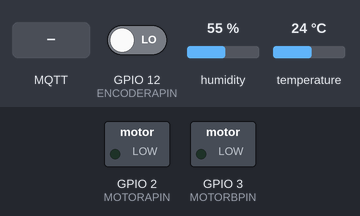
This sketch was run on a simulated ESP8266 (NodeMCU). Parts: switched loads named in the sketch (green lamp = pin HIGH). Dashed ring = blinking. The test bench sets the inputs (shaded band); at power-on: GPIO 12 (ENCODERAPIN) LOW, humidity 55 %, temperature 24 °C. WiFi joins after 1.5 s; servers stay silent unless stated; the local clock reads 2024-03-15 10:24:30 at power-on unless the sketch sets it; no MQTT or app messages arrive unless stated; what the sketch prints to the serial monitor is not drawn.

Above: at 2.4 s.
2.5 s: MQTT message "food" arrives on the first subscribed topic
At 13.5 s:
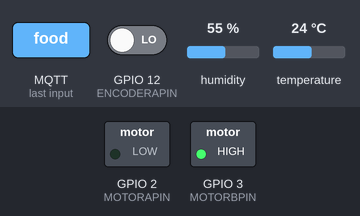
At 13.88 s:
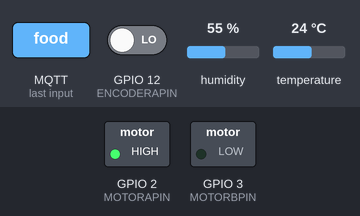
Timing chart, 0 to 15.3 s (numbered marks = the images above; inputs shaded):
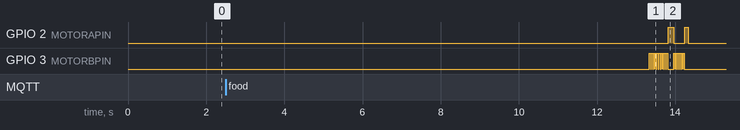

The sketch:

home_food.ino
```cpp
// (licence header left out)
/*
 * LIBRARIES
 * All libraries could be downloaded with the Arduino IDE searching by the name
 *
 * RTC by Makuna : https://github.com/Makuna/Rtc
 * WifiManager : https://github.com/tzapu/WiFiManager
 * Adafruit DHT11 : https://github.com/adafruit/DHT-sensor-library
 *   requires Adafruit Unified sensor library : https://github.com/adafruit/Adafruit_Sensor
 * ArduinoJson : https://github.com/bblanchon/ArduinoJson
 * PubSubClient : https://github.com/knolleary/pubsubclient
 *
 */

/* CONNECTIONS
 *
 * Circuit at circuit.png
 */

/* LOAD CONFIGURATION */
#include "config.h"
// See config-sample.h

/* START LOAD LIBRARIES */
#if defined(ESP8266)
#include <pgmspace.h>
#else
#include <avr/pgmspace.h>
#endif

#include <Wire.h> // must be included here so that Arduino library object file references work
#include <RtcDS1307.h>
RtcDS1307<TwoWire> Rtc(Wire);
#include <Adafruit_Sensor.h>
#include <DHT.h>
#include <DHT_U.h>
#include <ESP8266WiFi.h>
#include <DNSServer.h>
#include <ESP8266WebServer.h>
#include <WiFiManager.h>

// Need to modify PubSubClient.h for some reason it doesn't fully work with this
#define MQTT_MAX_PACKET_SIZE 8192
#include <PubSubClient.h>
#include <ArduinoJson.h>
/* END LOAD LIBRARIES */

/* DEFINES AND CONFIGURATION */
#define countof(a) (sizeof(a) / sizeof(a[0]))

const char APName[] = "DULICOMIDA3000";
const char* device_id = "food01";
const char* device_name = "Dulicomida 3000";
const char* listen_channel = "food01-call";

#define DHTPIN        14
#define ENCODERAPIN   12
#define ENCODERBPIN   13
#define MOTORAPIN     2
#define MOTORBPIN     3

#define MOTORENABLED  1 // Motor is using the serial pins, set to 0 to disable it and be able to debug via Serial
#define DHTENABLED    1

// Uncomment the type of sensor in use
#define DHTTYPE           DHT11     // DHT 11
//#define DHTTYPE           DHT22     // DHT 22 (AM2302)
//#define DHTTYPE           DHT21     // DHT 21 (AM2301)

DHT_Unified dht(DHTPIN, DHTTYPE);
uint32_t delayMS;

// ROTARY ENCODER
volatile long pos = 0;
volatile boolean CW = true;

boolean isConnected = true;
WiFiClient espClient;
PubSubClient client(espClient);


// Calculate how much food has been dispensed
void ICACHE_RAM_ATTR interruptEncoder() {
  volatile boolean a = digitalRead(ENCODERAPIN);
  volatile boolean b = digitalRead(ENCODERBPIN);
  if(a) {
    CW = (a != b);
    if (CW)  {
      pos++;
    } else {
      pos--;
    }
  }
}


void setup() {
  //Serial.begin(115200); // Disable if the motor is connected
  Serial.println("[SETUP]");


  /**** START SETUP CLOCK ****/
  Serial.print("compiled: ");
  Serial.print(__DATE__);
  Serial.print(" ");
  Serial.println(__TIME__);

  Rtc.Begin();
  RtcDateTime compiled = RtcDateTime(__DATE__, __TIME__);
  Serial.println();

  if (!Rtc.IsDateTimeValid()) {
    // Common Cuases:
    //    1) first time you ran and the device wasn't running yet
    //    2) the battery on the device is low or even missing
    Serial.println("RTC lost confidence in the DateTime!");
    Rtc.SetDateTime(compiled);
  }

  if (!Rtc.GetIsRunning()) {
    Serial.println("RTC was not actively running, starting now");
    Rtc.SetIsRunning(true);
  }

  RtcDateTime now = Rtc.GetDateTime();
  Serial.print("NOW: ");
  printDateTime(now);
  Serial.println();
  if (now < compiled) {
    Serial.println("RTC is older than compile time!  (Updating DateTime)");
    Rtc.SetDateTime(compiled);
  } else if (now > compiled) {
    Serial.println("RTC is newer than compile time. (this is expected)");
  } else if (now == compiled) {
    Serial.println("RTC is the same as compile time! (not expected but all is fine)");
  }

  // never assume the Rtc was last configured by you, so
  // just clear them to your needed state
  Rtc.SetSquareWavePin(DS1307SquareWaveOut_Low);


  // RESET ALARMS
  // Uncomment to reset the alarms (or do it via MQTT call!)
  //setMemory(1, 553291190);
  //setMemory(2, 553330790);
  //setMemory(3, 2000);
  //setMemory(4, 700);
  //setMemory(5, 20);
  //setMemory(6, 110);
  /**** END SETUP CLOCK ****/


  /**** START SETUP DHTXX ****/
  dht.begin();
  /**** END SETUP DHTXX ****/


  /**** START SETUP ROTARY ENCODER ****/
  pinMode(ENCODERAPIN, INPUT);
  pinMode(ENCODERBPIN, INPUT);
  attachInterrupt(ENCODERAPIN, interruptEncoder, RISING);
  /**** END SETUP ROTARY ENCODER ****/

  if(MOTORENABLED==1) {
    /**** START SETUP DC MOTOR ****/
    pinMode(MOTORAPIN, OUTPUT);
    pinMode(MOTORBPIN, OUTPUT);
    digitalWrite(MOTORAPIN, LOW);
    digitalWrite(MOTORBPIN, LOW);
    /**** END SETUP DC MOTOR ****/
  }


  /**** START SETUP WIFI ****/
  // WiFiManager is great
  WiFiManager wifiManager;
  wifiManager.setDebugOutput(false);
  //wifiManager.resetSettings(); // reset saved settings
  wifiManager.setTimeout(180);

  if(!wifiManager.autoConnect(APName)) {
    isConnected = false;
    Serial.println("TIMEOUT WIFI");
  }

  //if you get here you have connected to the WiFi
  Serial.println("connected...yeey :)");
  /**** END SETUP WIFI ****/


  if(isConnected) {
    /**** START MQTT STUFF ****/
    client.setServer(mqtt_server, mqtt_port);
    client.setCallback(callback);

    if(!client.connected()) {
      reconnect();
    }

    if(client.connected()) {
      Serial.println("CLIENT LOOP");


      // RUN THIS FOR A FEW SECONDS TO SEE IF THERE'S ANY MESSAGE
      int k = 1000;
      while(k>0) {
        client.loop();
        k--;
        delay(1);
      }

      if(DHTENABLED==1) {
        getTemp(); // get sensor data and publish it
      }

    }
    /**** END MQTT STUFF ****/
  }

  uint32 deepSleepNext = checkTime();
  delay(1000);
  Serial.println("[DISCONNECT]");
  client.disconnect();
  digitalWrite(MOTORAPIN, LOW);
  digitalWrite(MOTORBPIN, LOW);
  ESP.deepSleep(deepSleepNext*1000000);

}

// This is called if there's any message in the device_id-call channel
void callback(char* topic, byte* payload, unsigned int length) {
  Serial.println("[CALLBACK]");
  Serial.print("Message arrived [");
  Serial.print(topic);
  Serial.print("] ");
  for (int i = 0; i < length; i++) {
    Serial.print((char)payload[i]);
  }
  Serial.println();

  StaticJsonBuffer<400> jsonBuffer;

  if((char)(payload[0])=='[') {
    JsonArray& root = jsonBuffer.parseArray(payload);
    if (!root.success()) {
      Serial.println("parseObject() failed");
      return;
    }
    int k = root.size();
    for(int i=0;i<k;i++) {
      processCall(root[i]);
    }
  } else if (length>0) {
    JsonObject& root = jsonBuffer.parseObject(payload);
    if (!root.success()) {
      Serial.println("parseObject() failed");
      return;
    }
    processCall(root);
  } else {
    return;
  }
  client.publish(listen_channel, "", true);
}

void processCall(JsonObject& root) {
  Serial.println("[PROCESS CALL]");
  if(root.containsKey("name")) {
    if(root["name"]=="food") {
      doFood(0);
    } else if(root["name"]=="ping") {
      if(root.containsKey("params")) {
        JsonObject& p = root["params"];
        if(p.containsKey("s")) {
          doPing(p["s"]);
        }
      }
    } else if(root["name"]=="setmem") {
      if(root.containsKey("params")) {
        JsonObject& p = root["params"];
        if(p.containsKey("id") && p.containsKey("value")) {
          Serial.println("[SET MEM]");
          int id = atoi(p["id"]);
          Serial.println(id);
          int val = atoi(p["value"]);
          Serial.println(val);
          setMemory(id, val);
        }
      }
    } else if(root["name"]=="getmem") {

      StaticJsonBuffer<600> jsonBuffer;
      JsonObject& root = jsonBuffer.createObject();
      JsonArray& out = root.createNestedArray("");

      JsonObject& m1 = jsonBuffer.createObject();
      JsonObject& m2 = jsonBuffer.createObject();
      JsonObject& m3 = jsonBuffer.createObject();
      JsonObject& m4 = jsonBuffer.createObject();
      JsonObject& m5 = jsonBuffer.createObject();
      JsonObject& m6 = jsonBuffer.createObject();

      m1["id"] = "m1";
      m1["value"] = getMemory(1);
      m2["id"] = "m2";
      m2["value"] = getMemory(2);
      m3["id"] = "m3";
      m3["value"] = getMemory(3);
      m4["id"] = "m4";
      m4["value"] = getMemory(4);
      m5["id"] = "m5";
      m5["value"] = getMemory(5);
      m6["id"] = "m6";
      m6["value"] = getMemory(6);
      Serial.println(getMemory(5));

      out.add(m1);
      out.add(m2);
      out.add(m3);
      out.add(m4);
      out.add(m5);
      out.add(m6);

      String output;
      out.printTo(output);
      char msg[220];
      output.toCharArray(msg, (output.length() + 1));

      Serial.print("[GET MEM] ");
      Serial.println(msg);

      client.publish(device_id, msg);


    }
  }
}

// Connection to the MQTT server
void reconnect() {
  Serial.println("[RECONNECT]");
  uint8 c = 0;
  while (c<6 && !client.connected()) {
    Serial.print("Attempting MQTT connection...");
    if (client.connect("HomeFood01", mqtt_user, mqtt_pass)) {
      Serial.println("connected");

      client.subscribe(listen_channel);

      /* Calculate buffer size https://bblanchon.github.io/ArduinoJson/assistant/
       *  Removed "type":"number" , since it's the default type, we could save some resources here
       {
         "id":"food01",
         "name":"Dulicomida 3000",
         "version":"1.0.0",
         "out":[
            {"id":"t1","name":"temperature"},
            {"id":"h1","name":"humidity"},
            {"id":"m1","name":"memory1"},
            {"id":"m2","name":"memory2"},
            {"id":"m3","name":"alarm1"},
            {"id":"m4","name":"alarm2"},
            {"id":"m5","name":"bigqty"},
            {"id":"m6","name":"smallqty"}
         ],
         "methods":[
            {"name":"food"},
            {"name":"ping"},
            {"name":"setmem","params":[{"name":"id"},{"name":"value"}]},
            {"name":"getmem"}
         ]
       }
       */


      StaticJsonBuffer<1300> jsonBuffer;
      JsonObject& root = jsonBuffer.createObject();
      root["id"] = device_id;
      root["name"] = device_name;
      root["version"] = "1.0.0";

      JsonArray& out = root.createNestedArray("out");
      JsonObject& out_temp = jsonBuffer.createObject();
      out_temp["id"] = "t1";
      out_temp["name"] = "temperature";
      //out_temp["type"] = "number";
      out.add(out_temp);
      JsonObject& out_humd = jsonBuffer.createObject();
      out_humd["id"] = "h1";
      out_humd["name"] = "humidity";
      //out_humd["type"] = "number";
      out.add(out_humd);
      JsonObject& out_mem1 = jsonBuffer.createObject();
      out_mem1["id"] = "m1";
      out_mem1["name"] = "memory1";
      out.add(out_mem1);
      JsonObject& out_mem2 = jsonBuffer.createObject();
      out_mem2["id"] = "m2";
      out_mem2["name"] = "memory2";
      out.add(out_mem2);
      JsonObject& out_mem3 = jsonBuffer.createObject();
      out_mem3["id"] = "m3";
      out_mem3["name"] = "alarm1";
      out.add(out_mem3);
      JsonObject& out_mem4 = jsonBuffer.createObject();
      out_mem4["id"] = "m4";
      out_mem4["name"] = "alarm2";
      out.add(out_mem4);
      JsonObject& out_mem5 = jsonBuffer.createObject();
      out_mem5["id"] = "m5";
      out_mem5["name"] = "bigqty";
      out.add(out_mem5);
      JsonObject& out_mem6 = jsonBuffer.createObject();
      out_mem6["id"] = "m6";
      out_mem6["name"] = "smallqty";
      out.add(out_mem6);

      JsonArray& methods = root.createNestedArray("methods");
      JsonObject& m1 = jsonBuffer.createObject();
      m1["name"] = "food";
      methods.add(m1);

      JsonObject& m2 = jsonBuffer.createObject();
      m2["name"] = "ping";
      JsonArray& params2 = m2.createNestedArray("params");
      JsonObject& p2 = jsonBuffer.createObject();
      p2["name"] = "s";
      p2["type"] = "text";
      params2.add(p2);
      methods.add(m2);

      JsonObject& m3 = jsonBuffer.createObject();
      m3["name"] = "getmem";
      methods.add(m3);

      JsonObject& m4 = jsonBuffer.createObject();
      m4["name"] = "setmem";
      JsonArray& params4 = m4.createNestedArray("params");
      JsonObject& p41 = jsonBuffer.createObject();
      p41["name"] = "id";
      params4.add(p41);
      JsonObject& p42 = jsonBuffer.createObject();
      p42["name"] = "value";
      params4.add(p42);
      methods.add(m4);

      String output;
      root.printTo(output);

      char msg[520];
      output.toCharArray(msg, (output.length() + 1));
      Serial.println(msg);
      boolean sent = client.publish("discovery", msg);
      Serial.print("DISCOVER SENT : ");
      Serial.println(sent);
      delay(100);
      break;
    } else {
      Serial.print("failed, rc=");
      Serial.print(client.state());
      Serial.println(" try again in 5 seconds");
      delay(5000);
    }
    c++;
  }
}
/**** END MQTT STUFF ****/


void doFood(uint8 alarm) {
  Serial.println("[DO FOOD]");
  Serial.println(alarm);

  uint8 tries = 0; // AVOID GETTING STUCK IF MOTOR IS JAMMED
  pos = 0;

  int maxRotation = 0;
  if(alarm==1) {
     maxRotation = getMemory(5);
  } else {
     maxRotation = getMemory(6);
  }
  if(MOTORENABLED==1) {
    for(tries=0;tries<70;tries++) {
      doMotor();
      delay(20);
      if(pos>=maxRotation || pos<(-maxRotation)) {
        break;
      }
    }
  }


  char* alertMsg;
  uint8 alertPriority;
  if(pos<maxRotation && pos>(-maxRotation)) {
    // Send alert, it's jammed (didn't move enough)
    // Don't modify memory value, so next wake up will try to dispense food again.
    alertMsg = "Food01 is jammed. No food served.";
    alertPriority = 3;
  } else {
    // SET NEXT EXECUTION IN A DAY
    if(alarm==1 || alarm==2) {
      uint32 mNext = 0;
      uint8 hourNext = 20;
      uint8 minNext = 0;
      if(alarm==1) {
        mNext = getMemory(3);
      } else {
        mNext = getMemory(4);
      }
      minNext = mNext%100;
      hourNext = ((mNext-minNext)/100);
      if(minNext>59) {
        minNext = 0;
        hourNext++;
      }
      hourNext = hourNext%24;
      RtcDateTime now = Rtc.GetDateTime();
      RtcDateTime next = RtcDateTime(now.Year(), now.Month(), now.Day(), hourNext, minNext, 0);
      Serial.println("[NEXT ALARM SET]");
      printDateTime(next);
      uint32 totalNext = next.TotalSeconds();
      totalNext += 86390; // 24*60*60-10
      Serial.print("TOTALNEXT ");
      Serial.print(totalNext);
      Serial.print("     (");
      Serial.print(alarm);
      Serial.println(")");
      setMemory(alarm, totalNext);
    }
    alertMsg = "Food served correctly.";
    alertPriority = 0;
  }
  event(alertMsg, alertPriority);
}

// Enable the motor
void doMotor() {
  Serial.println("[DO MOTOR]");

  int n = 0;
  for(n=0;n<10;n++) {
    digitalWrite(MOTORAPIN, LOW);
    digitalWrite(MOTORBPIN, HIGH);
    delay (40);
    digitalWrite(MOTORAPIN, LOW);
    digitalWrite(MOTORBPIN, LOW);
    delay (8);
  }

  digitalWrite(MOTORAPIN, HIGH);
  digitalWrite(MOTORBPIN, LOW);
  delay (140);
  for(n=0;n<6;n++) {
    digitalWrite(MOTORAPIN, LOW);
    digitalWrite(MOTORBPIN, HIGH);
    delay (40);
    digitalWrite(MOTORAPIN, LOW);
    digitalWrite(MOTORBPIN, LOW);
    delay (8);
  }

  digitalWrite(MOTORAPIN, HIGH);
  digitalWrite(MOTORBPIN, LOW);
  delay (90);
  digitalWrite(MOTORAPIN, LOW);
  digitalWrite(MOTORBPIN, LOW);
}


void getTemp() {
  Serial.println("[GET TEMP]");
  sensor_t sensor;
  dht.temperature().getSensor(&sensor);
  delayMS = 2100;//sensor.min_delay / 1000;
  uint8 n = 5; // number of samples we take
  uint8 nT = 0;
  uint8 nH = 0;
  float t = 0;
  float h = 0;

  // We take some samples and calculate the average
  while(n>0) {
    sensors_event_t event;
    dht.temperature().getEvent(&event);
    if (isnan(event.temperature)) {
      Serial.println("Error reading temperature!");
    } else {
      Serial.print("Temperature: ");
      Serial.print(event.temperature);
      t += event.temperature;
      nT++;

      Serial.println(" *C");
    }
    // Get humidity event and print its value.
    dht.humidity().getEvent(&event);
    if (isnan(event.relative_humidity)) {
      Serial.println("Error reading humidity!");
    } else {
      Serial.print("Humidity: ");
      Serial.print(event.relative_humidity);
      h += event.relative_humidity;
      nH++;
      Serial.println("%");
    }
    n--;
    delay(delayMS);
  }

  StaticJsonBuffer<250> jsonBuffer;
  JsonObject& root = jsonBuffer.createObject();
  JsonArray& out = root.createNestedArray("");

  JsonObject& tdata = jsonBuffer.createObject();
  JsonObject& hdata = jsonBuffer.createObject();
  if(nT>0 || nH>0) {
    if(nT>0) {
      tdata["id"] = "t1";
      tdata["unit"] = "C";
      tdata["value"] = t/nT;
      out.add(tdata);
    }
    if(nH>0) {
      hdata["id"] = "h1";
      hdata["unit"] = "%";
      hdata["value"] = h/nH;
      out.add(hdata);
    }

    String output;
    out.printTo(output);
    char msg[120];
    output.toCharArray(msg, (output.length() + 1));

    client.publish(device_id, msg);
  } else {
    event("DHT11 of food01 is not working properly", 1); // alert if we couldn't take any valid data
  }
}

// Check if any alarm is triggered
// Calculate the # of seconds for the next wake up
uint32 checkTime() {
  Serial.println("[CHECK TIME]");
  RtcDateTime now = Rtc.GetDateTime();
  uint32 total = now.TotalSeconds();

  if (!Rtc.IsDateTimeValid()) {
    Serial.println("[CHECK TIME] DATE TIME IS NOT VALID");
    event("Clock of food01 is not working properly", 2);
    return 960; //900 secs = 15min
  }
  printDateTime(now);

  uint8 minNext = now.Minute();
  if(minNext<15) {
    minNext = 0;
  } else if(minNext>=15 && minNext<30) {
    minNext = 15;
  } else if(minNext>=30 && minNext<45) {
    minNext = 30;
  } else if(minNext>=45) {
    minNext = 45;
  }

  RtcDateTime next = RtcDateTime(now.Year(), now.Month(), now.Day(), now.Hour(), minNext, 0);
  printDateTime(next);
  uint32 totalNext = next.TotalSeconds();
  totalNext += 960;  // 16min
  next = RtcDateTime(totalNext);

  uint32 memExec = getMemory(1);
  Serial.print("TOTAL NEXT ");
  Serial.println(totalNext);
  Serial.print("TOTAL ");
  Serial.println(total);
  Serial.print("MEMEXEC[1] ");
  Serial.println(memExec);
  if(memExec<=total) {
    doFood(1);
  } else {
    memExec = getMemory(2);
    Serial.print("TOTAL ");
    Serial.println(total);
    Serial.print("MEMEXEC[2] ");
    Serial.println(memExec);
    if(memExec<=total) {
      doFood(2);
    }
  }

  return (totalNext - total);
}

void doPing(const char* message) {
  event(message, 0);
}

void event(const char* message, uint8 priority) {
  Serial.println("[EVENT]");
  Serial.println(message);

  if(isConnected) {
    /**** START MQTT STUFF ****/
    client.setServer(mqtt_server, mqtt_port);
    client.setCallback(callback);

    if(!client.connected()) {
      reconnect();
    }

    if(client.connected()) {
      Serial.println("CLIENT LOOP [EVENT]");

      StaticJsonBuffer<420> jsonBuffer;
      JsonObject& root = jsonBuffer.createObject();
      root["id"] = device_id;
      root["message"] = message;
      root["priority"] = priority;

      String output;
      root.printTo(output);
      char msg[220];
      output.toCharArray(msg, (output.length() + 1));

      boolean sent = client.publish("events", msg);
      Serial.print("[EVENT SENT] ");
      Serial.println(sent);

    }
    /**** END MQTT STUFF ****/
  }


}

void printDateTime(const RtcDateTime& dt) {
  Serial.println("[PRINT DATE TIME]");
  char datestring[20];
  snprintf_P(datestring,
  countof(datestring),
  PSTR("%02u/%02u/%04u %02u:%02u:%02u"),
  dt.Month(),
  dt.Day(),
  dt.Year(),
  dt.Hour(),
  dt.Minute(),
  dt.Second() );
  Serial.println(datestring);
}

// Save data in memory of DS1307
void setMemory(uint8 alarm, uint32_t dataMemInt) {
  Serial.println("[SET MEMORY]");
  if(alarm<=2) {
    char dataMem[10];
    itoa(dataMemInt, dataMem, 10);
    Rtc.SetMemory(2*(alarm-1), 13+(alarm-1)*10);
    Serial.println(dataMemInt);
    Serial.println(dataMem);
    uint8_t written = Rtc.SetMemory(13+(alarm-1)*10, (const uint8_t*)dataMem, sizeof(dataMem) );
    Serial.println(written);
    Rtc.SetMemory(1+2*(alarm-1), written);
  } else {
    char dataMem[4];
    itoa(dataMemInt, dataMem, 10);
    Rtc.SetMemory(2*(alarm-1), 33+(alarm-3)*4);
    Serial.println(dataMemInt);
    Serial.println(dataMem);
    uint8_t written = Rtc.SetMemory(33+(alarm-3)*4, (const uint8_t*)dataMem, sizeof(dataMem) );
    Serial.println(written);
    Rtc.SetMemory(1+2*(alarm-1), written);
  }
}

// Get values from memory
uint32 getMemory(uint8 alarm) {
  Serial.println("[GET MEMORY]");
  uint8_t address = Rtc.GetMemory(2*(alarm-1));
  if ((alarm<=2 && address != (13+(alarm-1)*10)) || (alarm>2 && address != (33+(alarm-3)*4))) {
    Serial.println("address didn't match");
  } else {
    uint8_t count = Rtc.GetMemory(1+2*(alarm-1));
    uint8_t buff[10];
    String bf;
    uint8_t gotten = Rtc.GetMemory(address, buff, count);

    if (gotten != count ) {
      Serial.print("something didn't match, count = ");
      Serial.print(count, DEC);
      Serial.print(", gotten = ");
      Serial.print(gotten, DEC);
      Serial.println();
    }

    while(gotten > 0) {
      bf += (char)buff[count - gotten];
      gotten--;
    }

    return bf.toInt();
  }
  return 0;
}


void loop() { }
```

Source omitted: config-sample.h (146 bytes)
